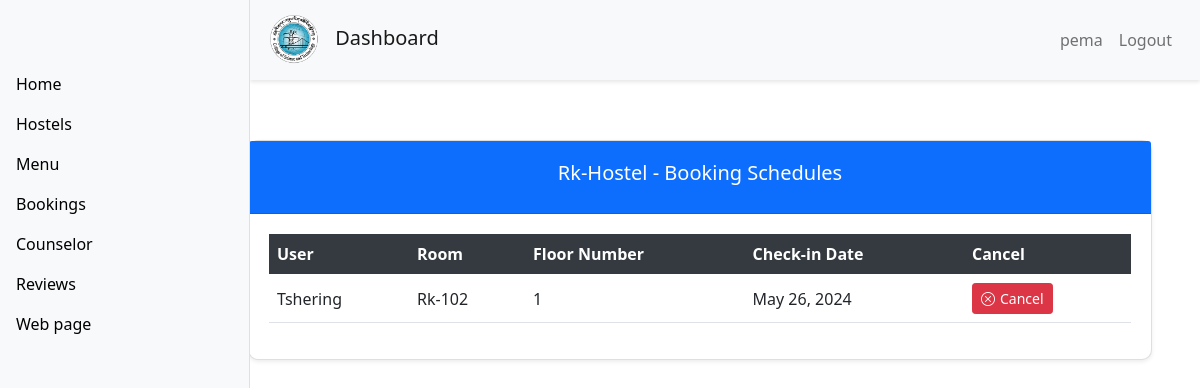
Before: /booking_detail/1 (signed in) with the older database file.
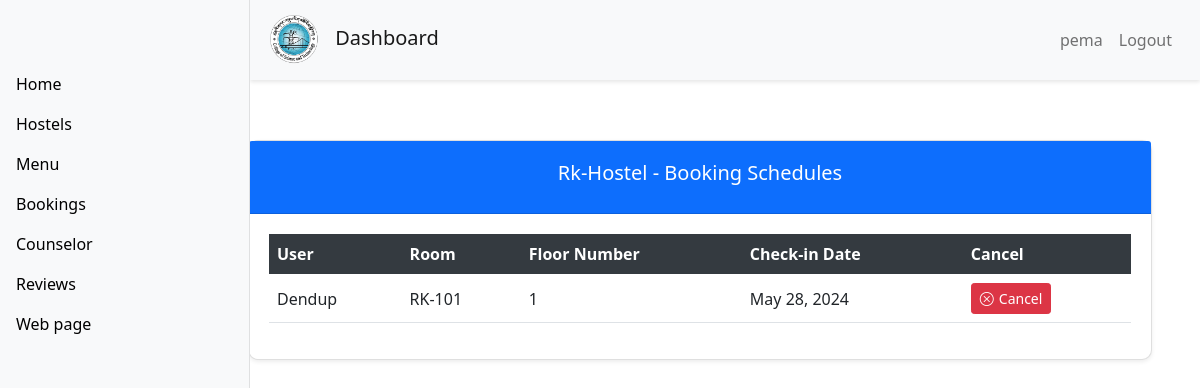
After: the same page with the newer database file.
### APP/models.py (models this page shows, shortened)
class Booking(models.Model):
    user = models.OneToOneField(User, null=True, related_name='booking', on_delete=models.SET_NULL)
    room = models.ForeignKey(Room, null = True, on_delete=models.SET_NULL)
    check_in = models.DateField(default=datetime.date.today,blank = True)
    check_out = models.DateField(default=get_end_of_semester,blank = True)

class Room (models.Model):
    Status = (
        ('Vacant','Vacant'),
        ('Full','Full'),
        ('Maintainece','Maintainece')
    )
    floor = models.ForeignKey(Floor,related_name='rooms' ,null=True,on_delete=models.SET_NULL)
    room = models.CharField(max_length=200)
    max_capacity = models.IntegerField(default=3)
    current_bookings = models.IntegerField(default=0)
    status = models.CharField(max_length=200,choices=Status ,default='Vacant')

class Floor(models.Model):
    hostel = models.ForeignKey(Hostel,related_name='floors',null=True,on_delete=models.SET_NULL)
    number = models.IntegerField(default=0,null=True)

### APP/decorators.py (the view)
        def wrapper_func(request, *args, **kwargs):
            group = None
            if request.user.groups.exists():
                group = request.user.groups.all()[0].name
            if group in allowed_roles:
                return view_func(request, *args, **kwargs)
            else:
                return HttpResponse("You are not authorized to view this page.")

### APP/views.py (called while the page is built)
@login_required(login_url='login')
@allowed_users(allowed_roles=['admin'])
def booking_detail(request,pk):
    hostel = get_object_or_404(Hostel, id=pk)
    bookings = Booking.objects.filter(room__floor__hostel=hostel)
    context = {
        'hostel': hostel,
        'booking': bookings,
    }
    return render(request, 'admin_view/booking_detail.html', context)

### APP/templates/admin_view/booking_detail.html (shortened to what this page needs)
{% extends 'admin_view/base.html' %}
{% block content %}
<div class="container mt-5">
    <div class="row">
        <div class="col-md-12">
            <div class="card shadow-sm">
                <div class="card-header bg-primary text-white">
                    <h5 class="card-title text-center">{{ hostel.name }} - Booking Schedules</h5>
                </div>
                <div class="card-body">
                    <table class="table table-hover">
                        <thead class="thead-dark">
                            <tr>
                                <th scope="col">User</th>
                                <th scope="col">Room</th>
                                <th scope="col">Floor Number</th>
                                <th scope="col">Check-in Date</th>
                                <th scope="col">Cancel</th>
                            </tr>
                        </thead>
                        <tbody>
                            {% for booking in booking %}
                            <tr>
                                <td>{{ booking.user.username }}</td>
                                <td>{{ booking.room.room }}</td>
                                <td>{{ booking.room.floor.number }}</td>
                                <td>{{ booking.check_in }}</td>
                                <td>
                                    <a href="{% url 'delete_booking' booking.id %}" class="btn btn-danger btn-sm">
                                        <i class="bi bi-x-circle"></i> Cancel
                                    </a>
                                </td>
                            </tr>
                            {% endfor %}
                        </tbody>
                    </table>
                </div>
            </div>
        </div>
    </div>
</div>
<link href="https://cdnjs.cloudflare.com/ajax/libs/bootstrap-icons/1.5.0/font/bootstrap-icons.min.css" rel="stylesheet">
{% endblock %}

Changed rows visible on the page:
removed Booking: user.username "Tshering", room.room "Rk-102", room.floor.number "1", check_in "May 26, 2024"
added Booking: user.username "Dendup", room.room "RK-101", room.floor.number "1", check_in "May 28, 2024"
